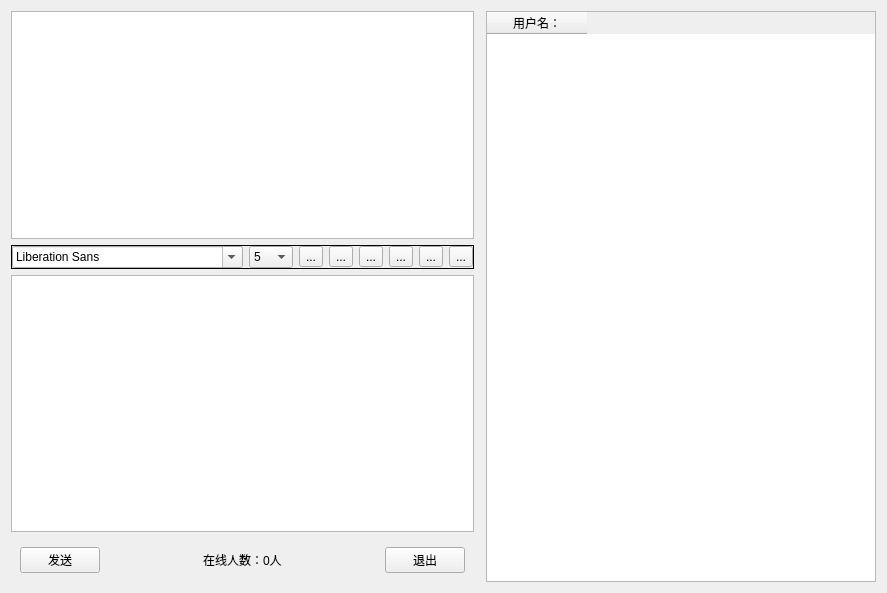
<?xml version="1.0" encoding="UTF-8"?>
<ui version="4.0">
 <class>Widget</class>
 <widget class="QWidget" name="Widget">
  <property name="geometry">
   <rect>
    <x>0</x>
    <y>0</y>
    <width>887</width>
    <height>593</height>
   </rect>
  </property>
  <property name="windowTitle">
   <string>Widget</string>
  </property>
  <layout class="QHBoxLayout" name="horizontalLayout_9">
   <item>
    <widget class="QWidget" name="widget_8" native="true">
     <layout class="QHBoxLayout" name="horizontalLayout_8">
      <property name="leftMargin">
       <number>0</number>
      </property>
      <property name="topMargin">
       <number>0</number>
      </property>
      <property name="rightMargin">
       <number>0</number>
      </property>
      <property name="bottomMargin">
       <number>0</number>
      </property>
      <item>
       <widget class="QWidget" name="widget_6" native="true">
        <layout class="QVBoxLayout" name="verticalLayout_3">
         <property name="leftMargin">
          <number>0</number>
         </property>
         <property name="topMargin">
          <number>0</number>
         </property>
         <property name="rightMargin">
          <number>0</number>
         </property>
         <property name="bottomMargin">
          <number>0</number>
         </property>
         <item>
          <widget class="QWidget" name="widget_4" native="true">
           <layout class="QVBoxLayout" name="verticalLayout_2">
            <property name="leftMargin">
             <number>0</number>
            </property>
            <property name="topMargin">
             <number>0</number>
            </property>
            <property name="rightMargin">
             <number>0</number>
            </property>
            <property name="bottomMargin">
             <number>0</number>
            </property>
            <item>
             <widget class="QWidget" name="widget_2" native="true">
              <layout class="QHBoxLayout" name="horizontalLayout_4">
               <property name="leftMargin">
                <number>0</number>
               </property>
               <property name="topMargin">
                <number>0</number>
               </property>
               <property name="rightMargin">
                <number>0</number>
               </property>
               <property name="bottomMargin">
                <number>0</number>
               </property>
               <item>
                <layout class="QVBoxLayout" name="verticalLayout">
                 <item>
                  <widget class="QWidget" name="widget" native="true">
                   <layout class="QHBoxLayout" name="horizontalLayout">
                    <property name="leftMargin">
                     <number>0</number>
                    </property>
                    <property name="topMargin">
                     <number>0</number>
                    </property>
                    <property name="rightMargin">
                     <number>0</number>
                    </property>
                    <property name="bottomMargin">
                     <number>0</number>
                    </property>
                    <item>
                     <widget class="QTextBrowser" name="msgBrower"/>
                    </item>
                   </layout>
                  </widget>
                 </item>
                 <item>
                  <widget class="QFrame" name="frame_2">
                   <property name="frameShape">
                    <enum>QFrame::Box</enum>
                   </property>
                   <layout class="QHBoxLayout" name="horizontalLayout_3">
                    <property name="leftMargin">
                     <number>0</number>
                    </property>
                    <property name="topMargin">
                     <number>0</number>
                    </property>
                    <property name="rightMargin">
                     <number>0</number>
                    </property>
                    <property name="bottomMargin">
                     <number>0</number>
                    </property>
                    <item>
                     <layout class="QHBoxLayout" name="horizontalLayout_2">
                      <item>
                       <widget class="QFontComboBox" name="fontCbx"/>
                      </item>
                      <item>
                       <widget class="QComboBox" name="sizeCbx">
                        <item>
                         <property name="text">
                          <string>5</string>
                         </property>
                        </item>
                        <item>
                         <property name="text">
                          <string>6</string>
                         </property>
                        </item>
                        <item>
                         <property name="text">
                          <string>7</string>
                         </property>
                        </item>
                        <item>
                         <property name="text">
                          <string>8</string>
                         </property>
                        </item>
                        <item>
                         <property name="text">
                          <string>9</string>
                         </property>
                        </item>
                        <item>
                         <property name="text">
                          <string>10</string>
                         </property>
                        </item>
                        <item>
                         <property name="text">
                          <string>11</string>
                         </property>
                        </item>
                        <item>
                         <property name="text">
                          <string>12</string>
                         </property>
                        </item>
                        <item>
                         <property name="text">
                          <string>13</string>
                         </property>
                        </item>
                       </widget>
                      </item>
                      <item>
                       <widget class="QToolButton" name="boldTBtn">
                        <property name="toolTip">
                         <string>加粗</string>
                        </property>
                        <property name="text">
                         <string>...</string>
                        </property>
                        <property name="icon">
                         <iconset resource="res.qrc">
                          <normaloff>:/images/jiacu.jpg</normaloff>:/images/jiacu.jpg</iconset>
                        </property>
                        <property name="checkable">
                         <bool>true</bool>
                        </property>
                       </widget>
                      </item>
                      <item>
                       <widget class="QToolButton" name="italicTbtn">
                        <property name="toolTip">
                         <string>倾斜</string>
                        </property>
                        <property name="text">
                         <string>...</string>
                        </property>
                        <property name="icon">
                         <iconset resource="res.qrc">
                          <normaloff>:/images/qingxie.jpg</normaloff>:/images/qingxie.jpg</iconset>
                        </property>
                        <property name="checkable">
                         <bool>true</bool>
                        </property>
                       </widget>
                      </item>
                      <item>
                       <widget class="QToolButton" name="underlineTBtn">
                        <property name="toolTip">
                         <string>下划线</string>
                        </property>
                        <property name="text">
                         <string>...</string>
                        </property>
                        <property name="icon">
                         <iconset resource="res.qrc">
                          <normaloff>:/images/xiahuaxian.jpg</normaloff>:/images/xiahuaxian.jpg</iconset>
                        </property>
                        <property name="checkable">
                         <bool>true</bool>
                        </property>
                       </widget>
                      </item>
                      <item>
                       <widget class="QToolButton" name="colorTBtn">
                        <property name="toolTip">
                         <string>颜色</string>
                        </property>
                        <property name="text">
                         <string>...</string>
                        </property>
                        <property name="icon">
                         <iconset resource="res.qrc">
                          <normaloff>:/images/xing.jpg</normaloff>:/images/xing.jpg</iconset>
                        </property>
                       </widget>
                      </item>
                      <item>
                       <widget class="QToolButton" name="saveTBtn">
                        <property name="toolTip">
                         <string>保存</string>
                        </property>
                        <property name="text">
                         <string>...</string>
                        </property>
                        <property name="icon">
                         <iconset resource="res.qrc">
                          <normaloff>:/images/baocun.jpg</normaloff>:/images/baocun.jpg</iconset>
                        </property>
                       </widget>
                      </item>
                      <item>
                       <widget class="QToolButton" name="clearTBtn">
                        <property name="toolTip">
                         <string>清空</string>
                        </property>
                        <property name="text">
                         <string>...</string>
                        </property>
                        <property name="icon">
                         <iconset resource="res.qrc">
                          <normaloff>:/images/qingchu.png</normaloff>:/images/qingchu.png</iconset>
                        </property>
                       </widget>
                      </item>
                     </layout>
                    </item>
                   </layout>
                  </widget>
                 </item>
                </layout>
               </item>
              </layout>
             </widget>
            </item>
            <item>
             <widget class="QWidget" name="widget_3" native="true">
              <layout class="QHBoxLayout" name="horizontalLayout_5">
               <property name="leftMargin">
                <number>0</number>
               </property>
               <property name="topMargin">
                <number>0</number>
               </property>
               <property name="rightMargin">
                <number>0</number>
               </property>
               <property name="bottomMargin">
                <number>0</number>
               </property>
               <item>
                <widget class="QTextEdit" name="msgTxtEdit">
                 <property name="minimumSize">
                  <size>
                   <width>0</width>
                   <height>0</height>
                  </size>
                 </property>
                </widget>
               </item>
              </layout>
             </widget>
            </item>
           </layout>
          </widget>
         </item>
         <item>
          <widget class="QWidget" name="widget_5" native="true">
           <layout class="QHBoxLayout" name="horizontalLayout_6">
            <item>
             <widget class="QPushButton" name="sendBtn">
              <property name="text">
               <string>发送</string>
              </property>
             </widget>
            </item>
            <item>
             <spacer name="horizontalSpacer">
              <property name="orientation">
               <enum>Qt::Horizontal</enum>
              </property>
              <property name="sizeHint" stdset="0">
               <size>
                <width>40</width>
                <height>20</height>
               </size>
              </property>
             </spacer>
            </item>
            <item>
             <widget class="QLabel" name="userNumLbl">
              <property name="text">
               <string>在线人数：0人</string>
              </property>
             </widget>
            </item>
            <item>
             <spacer name="horizontalSpacer_2">
              <property name="orientation">
               <enum>Qt::Horizontal</enum>
              </property>
              <property name="sizeHint" stdset="0">
               <size>
                <width>40</width>
                <height>20</height>
               </size>
              </property>
             </spacer>
            </item>
            <item>
             <widget class="QPushButton" name="exitBtn">
              <property name="text">
               <string>退出</string>
              </property>
             </widget>
            </item>
           </layout>
          </widget>
         </item>
        </layout>
       </widget>
      </item>
      <item>
       <widget class="QWidget" name="widget_7" native="true">
        <layout class="QHBoxLayout" name="horizontalLayout_7">
         <property name="leftMargin">
          <number>0</number>
         </property>
         <property name="topMargin">
          <number>0</number>
         </property>
         <property name="rightMargin">
          <number>0</number>
         </property>
         <property name="bottomMargin">
          <number>0</number>
         </property>
        </layout>
       </widget>
      </item>
      <item>
       <widget class="QTableWidget" name="tableWidget">
        <column>
         <property name="text">
          <string>用户名：</string>
         </property>
        </column>
       </widget>
      </item>
     </layout>
    </widget>
   </item>
  </layout>
 </widget>
 <resources>
  <include location="res.qrc"/>
 </resources>
 <connections/>
</ui>
